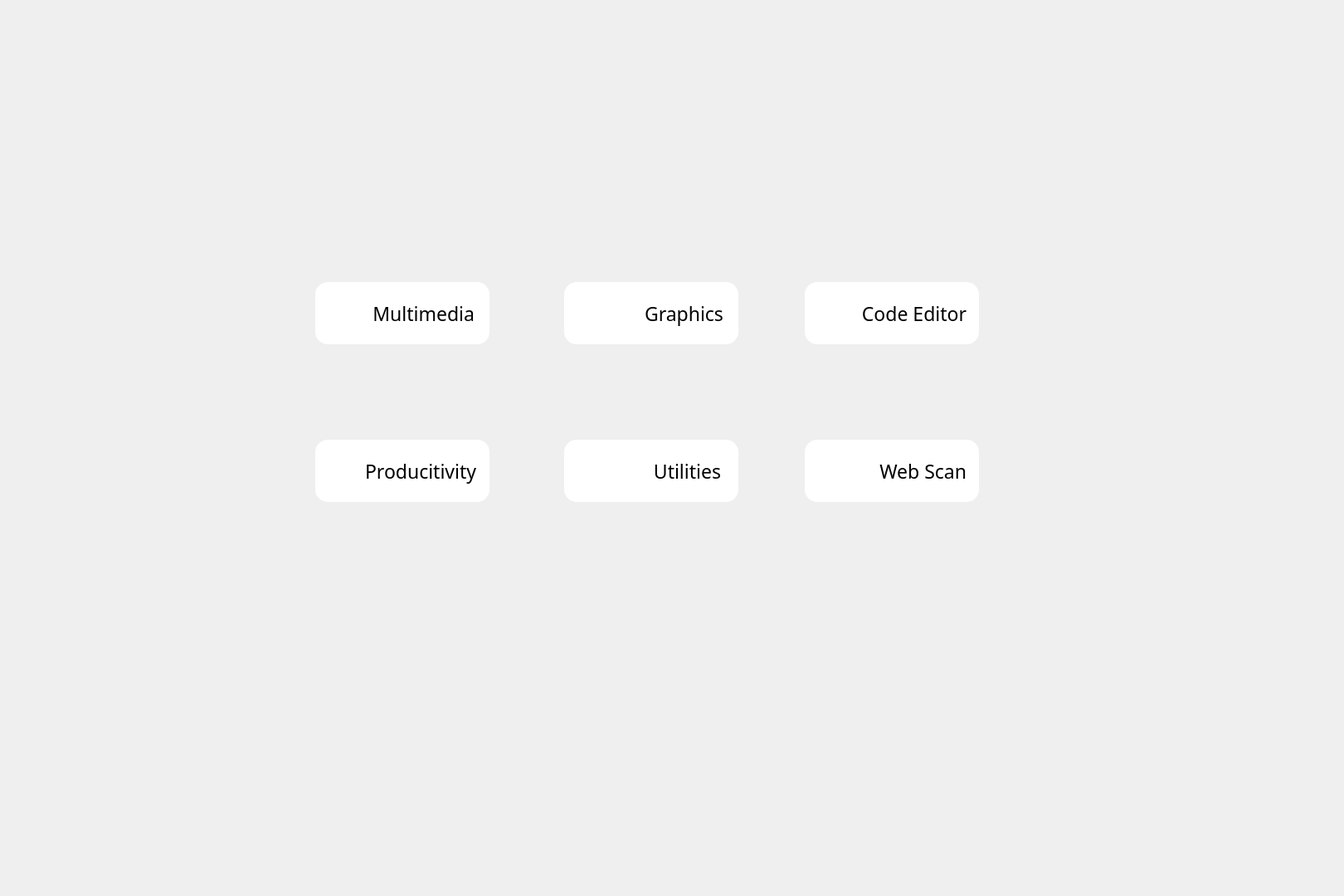
<?xml version="1.0" encoding="UTF-8"?>
<ui version="4.0">
 <class>Form</class>
 <widget class="QWidget" name="Form">
  <property name="geometry">
   <rect>
    <x>0</x>
    <y>0</y>
    <width>1620</width>
    <height>1080</height>
   </rect>
  </property>
  <property name="windowTitle">
   <string>Form</string>
  </property>
  <widget class="QLabel" name="label">
   <property name="geometry">
    <rect>
     <x>-10</x>
     <y>-90</y>
     <width>1691</width>
     <height>1231</height>
    </rect>
   </property>
   <property name="styleSheet">
    <string notr="true">border-image: url(:/images/360_F_195508679_tMnsBg8hznqrvJNFPyZD7qFUyyzdc56M.jpg);</string>
   </property>
   <property name="text">
    <string/>
   </property>
   <property name="scaledContents">
    <bool>true</bool>
   </property>
  </widget>
  <widget class="QLabel" name="label_2">
   <property name="geometry">
    <rect>
     <x>490</x>
     <y>-60</y>
     <width>561</width>
     <height>371</height>
    </rect>
   </property>
   <property name="minimumSize">
    <size>
     <width>0</width>
     <height>0</height>
    </size>
   </property>
   <property name="styleSheet">
    <string notr="true">image: url(:/images/loho-removebg-preview.png);</string>
   </property>
   <property name="text">
    <string/>
   </property>
  </widget>
  <widget class="QPushButton" name="pushButton">
   <property name="geometry">
    <rect>
     <x>380</x>
     <y>340</y>
     <width>210</width>
     <height>75</height>
    </rect>
   </property>
   <property name="font">
    <font>
     <family>Arial Rounded MT Bold</family>
     <pointsize>17</pointsize>
     <weight>50</weight>
     <bold>false</bold>
    </font>
   </property>
   <property name="styleSheet">
    <string notr="true">border-radius: 15px; 

background-color: #ffffff;
text-align: right;
padding-right: 18px;
</string>
   </property>
   <property name="text">
    <string>  Multimedia</string>
   </property>
   <property name="icon">
    <iconset resource="res2.qrc">
     <normaloff>:/images/Icons/media-removebg-preview.png</normaloff>:/images/Icons/media-removebg-preview.png</iconset>
   </property>
   <property name="iconSize">
    <size>
     <width>95</width>
     <height>48</height>
    </size>
   </property>
  </widget>
  <widget class="QPushButton" name="pushButton_2">
   <property name="geometry">
    <rect>
     <x>380</x>
     <y>530</y>
     <width>210</width>
     <height>75</height>
    </rect>
   </property>
   <property name="font">
    <font>
     <family>Arial Rounded MT Bold</family>
     <pointsize>17</pointsize>
    </font>
   </property>
   <property name="styleSheet">
    <string notr="true">border-radius: 15px; 
background-color: #ffffff;
text-align: right;
padding-right: 10px;</string>
   </property>
   <property name="text">
    <string>Producitivity </string>
   </property>
   <property name="icon">
    <iconset resource="res2.qrc">
     <normaloff>:/images/Icons/Productivity-removebg-preview.png</normaloff>:/images/Icons/Productivity-removebg-preview.png</iconset>
   </property>
   <property name="iconSize">
    <size>
     <width>89</width>
     <height>42</height>
    </size>
   </property>
  </widget>
  <widget class="QPushButton" name="pushButton_3">
   <property name="geometry">
    <rect>
     <x>680</x>
     <y>340</y>
     <width>210</width>
     <height>75</height>
    </rect>
   </property>
   <property name="font">
    <font>
     <family>Arial Rounded MT Bold</family>
     <pointsize>17</pointsize>
    </font>
   </property>
   <property name="styleSheet">
    <string notr="true">border-radius: 15px; 
background-color: #ffffff;
text-align: right;
padding-right: 18px;</string>
   </property>
   <property name="text">
    <string>      Graphics</string>
   </property>
   <property name="icon">
    <iconset resource="res2.qrc">
     <normaloff>:/images/Icons/Graphics-removebg-preview.png</normaloff>:/images/Icons/Graphics-removebg-preview.png</iconset>
   </property>
   <property name="iconSize">
    <size>
     <width>85</width>
     <height>40</height>
    </size>
   </property>
  </widget>
  <widget class="QPushButton" name="pushButton_4">
   <property name="geometry">
    <rect>
     <x>970</x>
     <y>340</y>
     <width>210</width>
     <height>75</height>
    </rect>
   </property>
   <property name="font">
    <font>
     <family>Arial Rounded MT Bold</family>
     <pointsize>17</pointsize>
    </font>
   </property>
   <property name="styleSheet">
    <string notr="true">border-radius: 15px; 
background-color: #ffffff;
text-align: right;
padding-right: 15px;</string>
   </property>
   <property name="text">
    <string> Code Editor</string>
   </property>
   <property name="icon">
    <iconset resource="res2.qrc">
     <normaloff>:/images/Icons/code_editor-removebg-preview.png</normaloff>:/images/Icons/code_editor-removebg-preview.png</iconset>
   </property>
   <property name="iconSize">
    <size>
     <width>90</width>
     <height>40</height>
    </size>
   </property>
  </widget>
  <widget class="QPushButton" name="pushButton_5">
   <property name="geometry">
    <rect>
     <x>970</x>
     <y>530</y>
     <width>210</width>
     <height>75</height>
    </rect>
   </property>
   <property name="font">
    <font>
     <family>Arial Rounded MT Bold</family>
     <pointsize>17</pointsize>
    </font>
   </property>
   <property name="styleSheet">
    <string notr="true">border-radius: 15px; 
background-color: #ffffff;
text-align: right;
padding-right: 15px;</string>
   </property>
   <property name="text">
    <string>     Web Scan</string>
   </property>
   <property name="icon">
    <iconset resource="res2.qrc">
     <normaloff>:/images/Icons/web_scan-removebg-preview.png</normaloff>:/images/Icons/web_scan-removebg-preview.png</iconset>
   </property>
   <property name="iconSize">
    <size>
     <width>70</width>
     <height>35</height>
    </size>
   </property>
  </widget>
  <widget class="QPushButton" name="pushButton_6">
   <property name="geometry">
    <rect>
     <x>680</x>
     <y>530</y>
     <width>210</width>
     <height>75</height>
    </rect>
   </property>
   <property name="font">
    <font>
     <family>Arial Rounded MT Bold</family>
     <pointsize>17</pointsize>
    </font>
   </property>
   <property name="styleSheet">
    <string notr="true">border-radius: 15px; 
background-color: #ffffff;
text-align: right;
padding-right: 15px;</string>
   </property>
   <property name="text">
    <string>        Utilities </string>
   </property>
   <property name="icon">
    <iconset resource="res2.qrc">
     <normaloff>:/images/Icons/Utiliti-removebg-preview.png</normaloff>:/images/Icons/Utiliti-removebg-preview.png</iconset>
   </property>
   <property name="iconSize">
    <size>
     <width>85</width>
     <height>40</height>
    </size>
   </property>
  </widget>
  <widget class="QLabel" name="label_3">
   <property name="geometry">
    <rect>
     <x>220</x>
     <y>370</y>
     <width>51</width>
     <height>41</height>
    </rect>
   </property>
   <property name="text">
    <string/>
   </property>
  </widget>
 </widget>
 <resources>
  <include location="res2.qrc"/>
 </resources>
 <connections/>
</ui>
